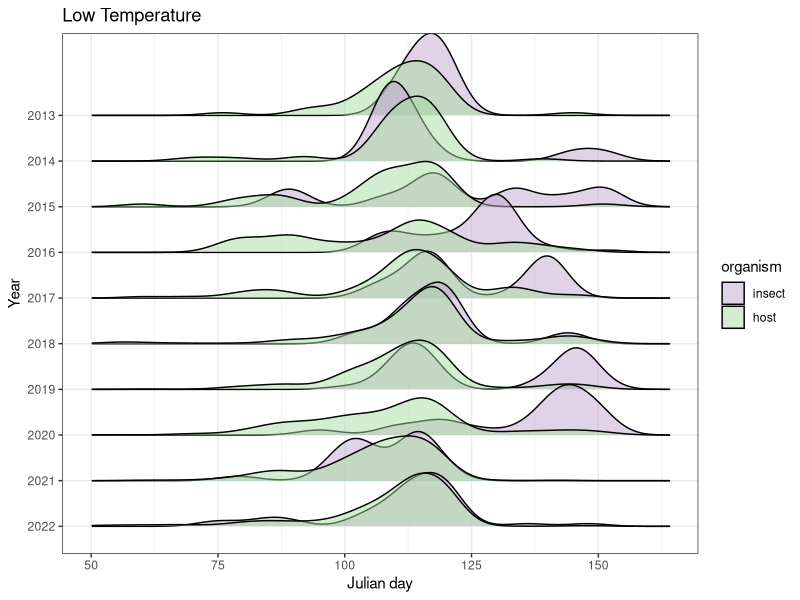
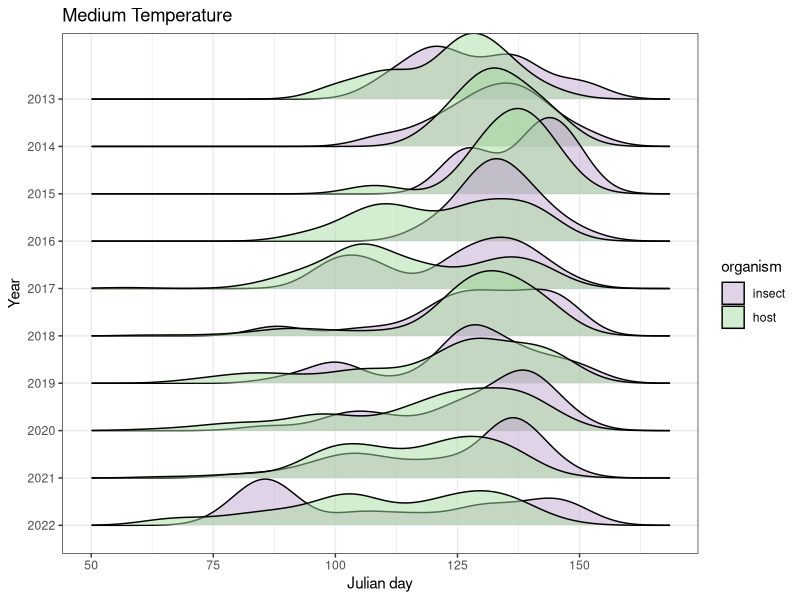
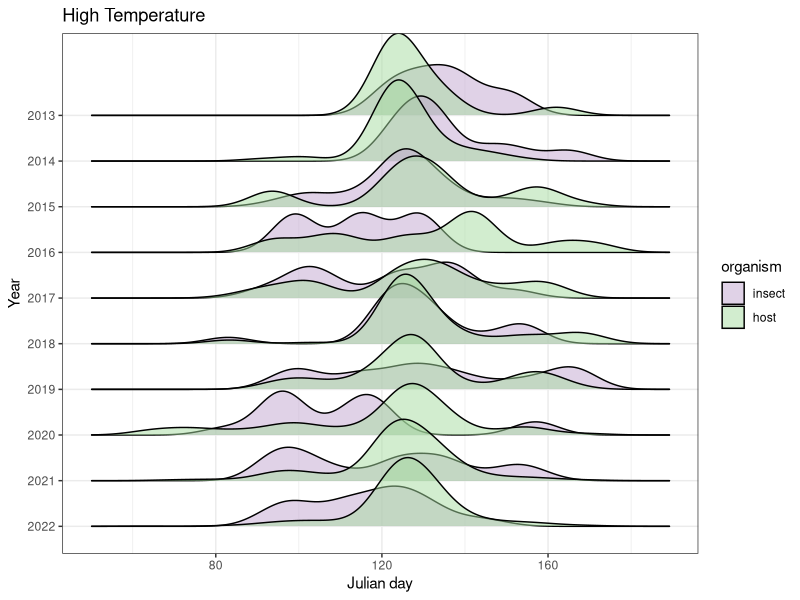
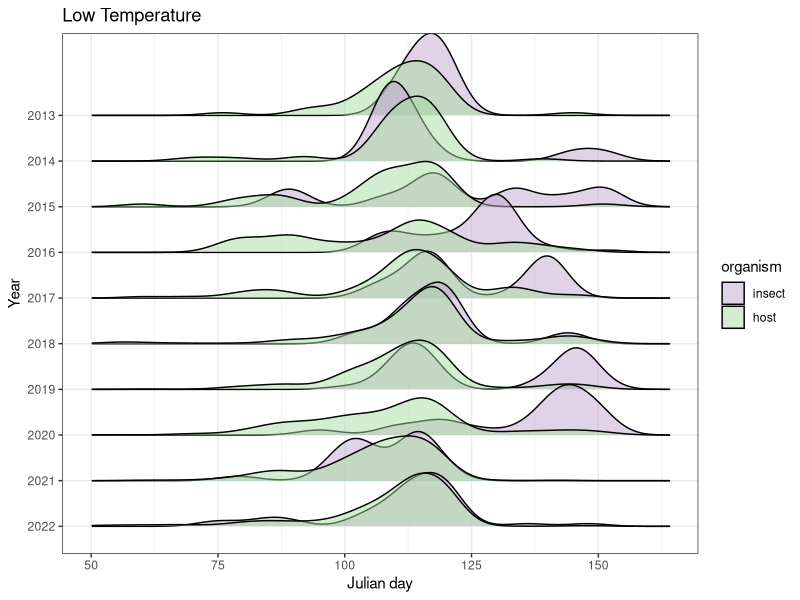
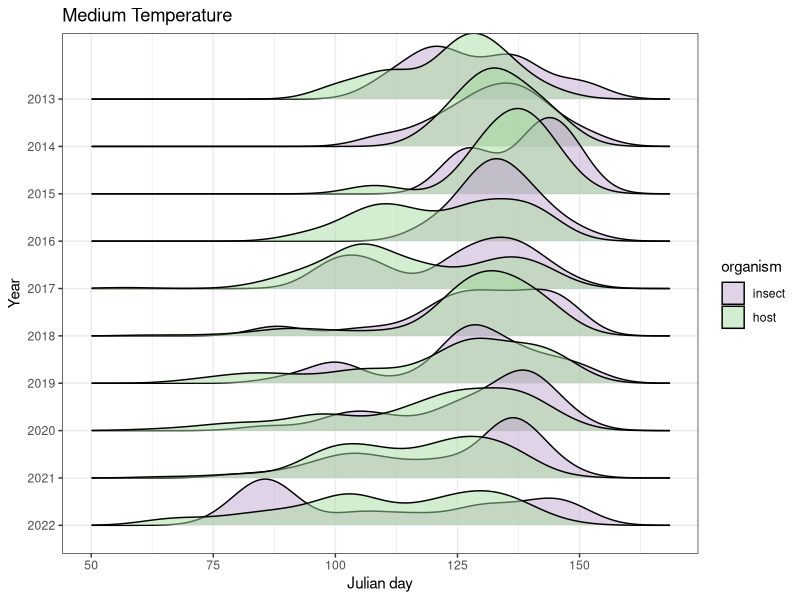
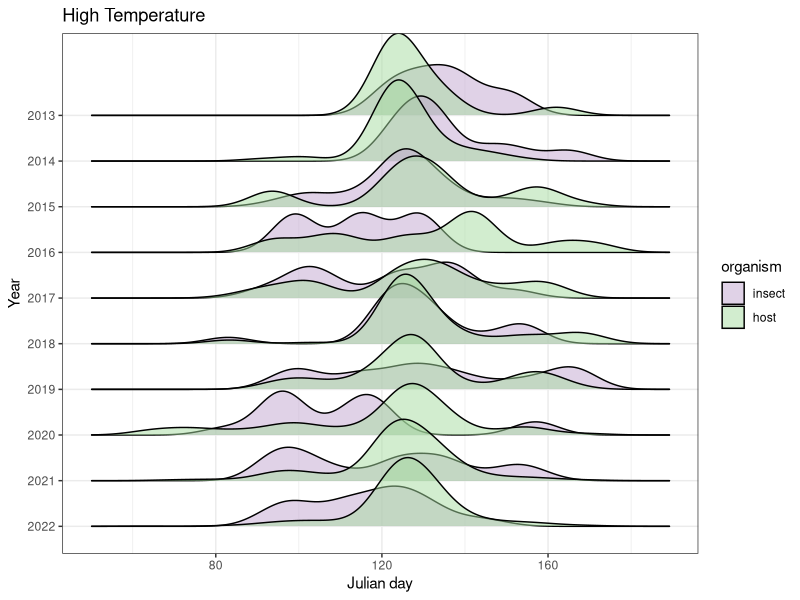

The R script that drew these images, in order:
# Ridge plots of observations for midpoint temperature bins
# Jeff Oliver
# jcoliver@arizona.edu
# 2023-07-18

library(dplyr)
library(ggplot2)
library(ggridges)  # Ridge plots
library(tidyr)

# Read in filtered data
all_obs <- read.csv(file = "data/filtered-obs.csv")

# Only include two species of Cardamine as hosts
all_obs <- all_obs %>%
  filter(species %in% c("Pieris virginiensis",
                        "Cardamine concatenata",
                        "Cardamine diphylla"))

# Need to set insect as reference level
all_obs <- all_obs %>%
  mutate(organism = factor(organism, levels = c("insect", "host"))) %>%
  mutate(species = factor(species, levels = c("Pieris virginiensis",
                                              "Cardamine diphylla",
                                              "Cardamine concatenata")))

# The number of observations in a year for a tmid bin (see ridge plots, below) 
# to be considered for inclusion in the ridge plots
min_obs <- 10

################################################################################
# Temperature data
temperature <- read.csv(file = "data/temperature-obs.csv")
all_obs <- all_obs %>%
  left_join(temperature, by = "gbifID")

# Since models will include temperature, drop any observations that are missing 
# temperature data and calculate the midpoint temperature (mean of tmin and 
# tmax)
all_obs <- all_obs %>%
  filter(!is.na(tmin) & !is.na(tmax)) %>%
  mutate(tmid = (tmin + tmax)/2) # mean function doesn't work

################################################################################
# Data preparation for ridge plots
# Three bins for three different ridge plots
tmid_bins <- stats::quantile(x = all_obs$tmid[all_obs$organism == "insect"],
                                 probs = c(1/3, 2/3))

# Set bin assignment for each row
all_obs <- all_obs %>%
  mutate(tmid_bin = case_when(tmid < tmid_bins[1] ~ "low",
                             tmid < tmid_bins[2] ~ "medium",
                             tmid >= tmid_bins[2] ~ "high",
                             TRUE ~ NA_character_))

# Use min_obs to filter to only those years with enough observations for both 
# insect and host
tmid_include <- all_obs %>%
  group_by(tmid_bin, year, organism) %>%
  summarize(count = n()) %>% # count observations for each year
  ungroup() %>%
  mutate(enough = count >= min_obs) %>% # year/organism rows with enough
  pivot_wider(id_cols = c(tmid_bin, year), 
              names_from = organism, 
              values_from = enough) %>%
  filter(!is.na(host)) %>% # drop any years that had 0 host records
  filter(!is.na(insect)) %>% # drop any years that had 0 insect records
  mutate(include = insect & host) %>% # both insect & host have >= min_obs
  filter(include)

# Create three datasets
low_tmid <- all_obs %>%
  filter(tmid_bin == "low") %>%
  filter(year %in% tmid_include$year)

medium_tmid <- all_obs %>%
  filter(tmid_bin == "medium") %>%
  filter(year %in% tmid_include$year)

high_tmid <- all_obs %>%
  filter(tmid_bin == "high") %>%
  filter(year %in% tmid_include$year)

################################################################################
# Ridge plots
# Make three different ridgeline plots
# Since we are limiting the x-axis a priori, may get the following warnings:
# Removed 24 rows containing non-finite values (stat_density_ridges)
low_tmid_plot <- low_tmid %>% 
  mutate(year = factor(year, levels = rev(sort(unique(year))))) %>%
  ggplot(mapping = aes(x = julian_day, y = factor(year), fill = organism)) +
  geom_density_ridges(alpha = 0.5) +
  scale_fill_manual(values = c("#c2a5cf", "#a6dba0")) +
  xlim(c(50, NA)) +
  theme_bw() +
  labs(title = "Low Temperature", x = "Julian day", y = "Year")
low_tmid_plot
ggsave(filename = "output/figure-2a.png",
       plot = low_tmid_plot)

medium_tmid_plot <- medium_tmid %>% 
  mutate(year = factor(year, levels = rev(sort(unique(year))))) %>%
  ggplot(mapping = aes(x = julian_day, y = factor(year), fill = organism)) +
  geom_density_ridges(alpha = 0.5) +
  scale_fill_manual(values = c("#c2a5cf", "#a6dba0")) +
  xlim(c(50, NA)) +
  theme_bw() +
  labs(title = "Medium Temperature", x = "Julian day", y = "Year")
medium_tmid_plot
ggsave(filename = "output/figure-2b.png",
       plot = medium_tmid_plot)

high_tmid_plot <- high_tmid %>% 
  mutate(year = factor(year, levels = rev(sort(unique(year))))) %>%
  ggplot(mapping = aes(x = julian_day, y = factor(year), fill = organism)) +
  geom_density_ridges(alpha = 0.5) +
  scale_fill_manual(values = c("#c2a5cf", "#a6dba0")) +
  xlim(c(50, NA)) +
  theme_bw() +
  labs(title = "High Temperature", x = "Julian day", y = "Year")
high_tmid_plot
ggsave(filename = "output/figure-2c.png",
       plot = high_tmid_plot)
